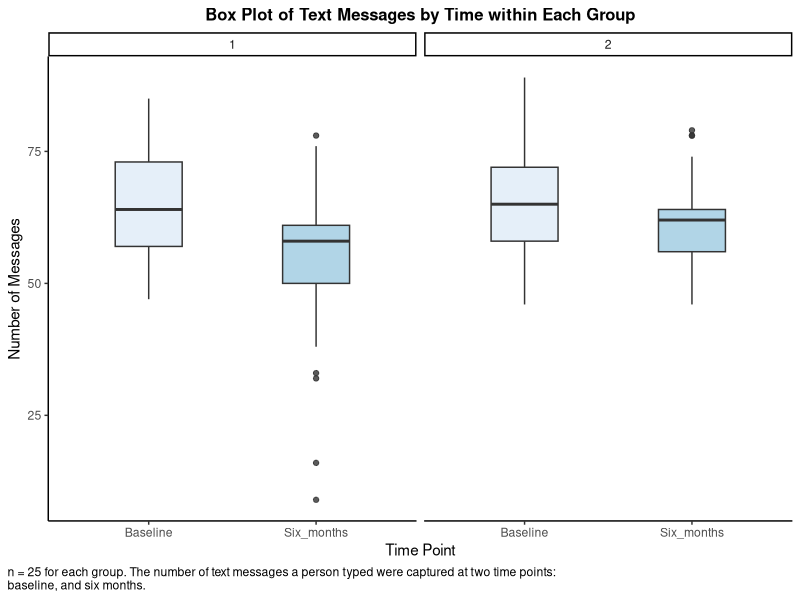
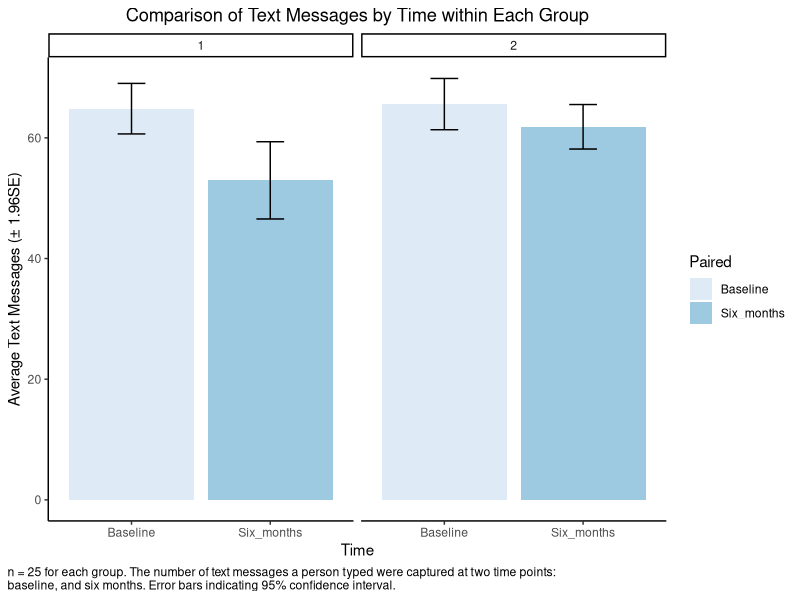

Write R code to recreate these figures, in order.
## ---- chunk 1
# Setting the working directory
# Commented out because we each have different working directories
# setwd("~/Personal/Brown/BHDS2010/Assignment 3/Assignment3")

# Import libraries used in this analysis
library(tidyverse) # To use ggplot, filter, mutate, etc. tidyverse functions

# Read in the data from the csv
text_msg <- read.csv("TextMessages.csv")

# Visually examine the structure of the data
head(text_msg)
# The Group column shows the two groups of participants. The Baseline and Six_months columns contain the number of text messages measured at two separate time points. Lastly, the participant column contains the subject number.

# For visualization, we will create a long version of the text_msg dataset, 
text_msg_long <- text_msg %>% 
  pivot_longer(
    cols = c("Baseline", "Six_months"),
    names_to = "Timepoint",
    values_to = "n_Msg"
  )

# Print out the fist few rows of text_msg_long to verify the pivot is corrected processed
head(text_msg_long)

# Summary statistics: We compute the summary statistics of the data, including mean, median, count, standard deviation, standard error, minimum, and maximum.
summary_stats <- text_msg_long %>%
  group_by(Group, Timepoint) %>%
  summarise(
    n = n(),
    mean = mean(n_Msg, na.rm = TRUE),
    median = median(n_Msg, na.rm = TRUE),
    sd = sd(n_Msg, na.rm = TRUE),
    se = sd / sqrt(n),
    min = min(n_Msg, na.rm = TRUE),
    max = max(n_Msg, na.rm = TRUE)
  )

# Next we print out the results
print(summary_stats)

# There are 25 data points in each group at each timepoint.
# Group 1 and Group 2 showed similar means and medians around 65, with standard deviation of 10.7-10.8. The minimum values of both groups are 46-47, and maximum are 85 and 89, respectively. Overall, the two groups display similar summary statistics at the Baseline timepoint. At the Six Months timepoint, the statistics are quite different. Group 1 has a mean of 53 and median of 58, while Group 2 has a mean of 61.8 and median of 62. 
# For Group 1,  the standard deviation increased to 16.3, while for Group 2, the standard deviation slightly decreased to 9.41. Group 1 sees more extreme values on the downside, with a minimum of 9 text messages. Both groups saw maximum number of text messages near 80.

# Visualization 1: We first create box plots of text messages stratified by Group and Time
vis_1_caption = "n = 25 for each group. The number of text messages a person typed were captured at two time points: baseline, and six months."   # Caption for chart to explain the data
text_msg_long %>% ggplot (aes(x = Timepoint, y = n_Msg, fill = Timepoint)) +      # Start a blank canvas, clarify the data on two axes
  geom_boxplot(width = 0.4, alpha = 0.8) +                                        # Box plot, set width and color opacity
  facet_grid(. ~ Group, switch = "y") +                                           # Define faceted chart
  scale_fill_brewer("Paired") +                                                   # Choose color palette
  labs(x = "Time Point", y = "Number of Messages",                                # Add axis labels, title, and caption
       title = "Box Plot of Text Messages by Time within Each Group",
       caption = str_wrap(vis_1_caption, width = 100)) +
  theme_classic() +                                                               # Choose theme
  theme(legend.position = "none",                                                 # Set title and caption location
        plot.title = element_text(face = "bold", size = 12, hjust = 0.5),
        plot.caption.position = "plot",
        plot.caption = element_text(hjust = 0))

# The box plot shows that the number of text messages sent decreased from the Baseline observation to that six months later. The decrease appears more significant in Group 1 than Group 2, which we will show later in the summary statistics section.
# The number of text messages six months later for Group 1 contains a fair amount of outliers on the downside, with the minimum being 9 messages.

# Visualization 2: We then create bar charts of text messages stratified by Group and Time
vis_2_caption = "n = 25 for each group. The number of text messages a person typed were captured at two time points: baseline, and six months. Error bars indicating 95% confidence interval."   # Caption for chart to explain the data
ggplot(summary_stats, aes(x = Timepoint, y = mean, fill = Timepoint)) +           # Start a blank canvas, clarify the data on two axes
  geom_bar(stat = "identity", position = "dodge") +                               # Define a bar chart, where the height of the bars equal the means
  geom_errorbar(aes(ymin = mean - 1.96*se, ymax = mean + 1.96*se),                # Define error bars to be +-1.96 standard error, i.e. 95% CI
                width = 0.2, position = position_dodge(width = 0.9)) +                    
  facet_wrap(~ Group) +                                                           # Define faceted chart
  scale_fill_brewer("Paired") +  
  labs(                                                                           # Add axis labels, title, and caption
    title = "Comparison of Text Messages by Time within Each Group",
    x = "Time",
    y = "Average Text Messages (± 1.96SE)",
    fill = "Time Period",
    caption = str_wrap(vis_2_caption, width = 100)
  ) +
  theme_classic() +
  theme(                                                                          # Set title and caption location
    plot.title = element_text(hjust = 0.5),
    legend.position = "right",
    plot.caption.position = "plot",
    plot.caption = element_text(hjust = 0)
  )

# Group 1 showed a significant decrease in the average number of text messages sent, dropping from approximately 65 at Baseline to about 53 at the six-month mark. The error bars (which represent 95% CI) do not overlap, suggesting this change is statistically significant.
# Group 2 showed only a slight decrease in average text messages, from approximately 66 at Baseline to 62 at six months. The error bars for these two time points overlap, suggesting this small drop is likely not statistically significant.


# In summary, while both groups started with a similar average, Group 1 experienced a much larger and more statistically significant reduction in text messages after six months compared to Group 2.
